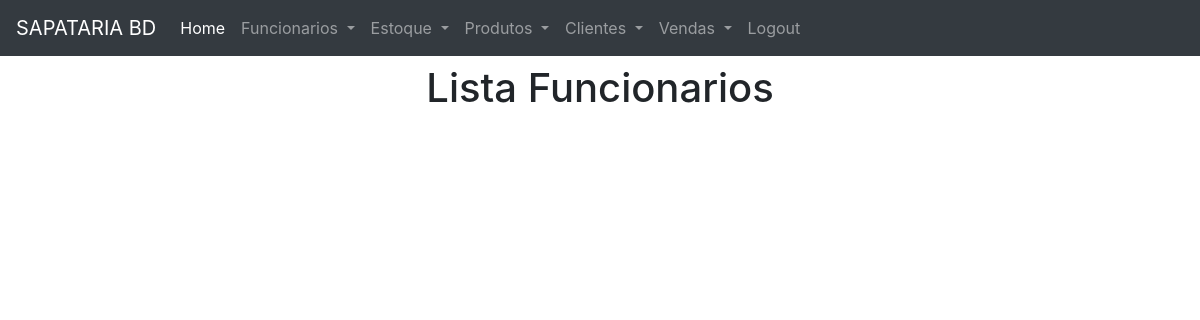
The app's page /funcionario/, older data.
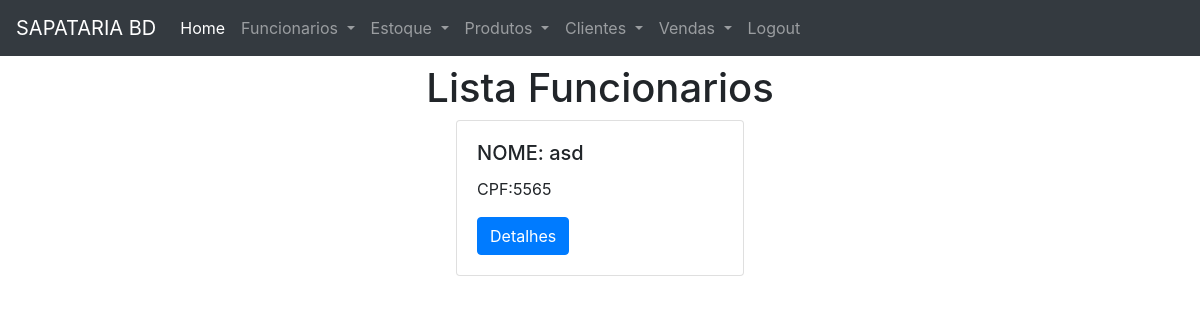
The same page, newer data.
### funcionario/models.py (models this page shows, shortened)
class Funcionario (models.Model):
    pessoa = models.OneToOneField(Pessoa,on_delete=models.CASCADE)
    user = models.OneToOneField(User, on_delete=models.PROTECT)
    quantidade_vendas = models.IntegerField(default=0)
    salario = models.DecimalField(decimal_places=2, max_digits=10, blank=True, null=True)

### pessoa/models.py (models this page shows)
class Pessoa (models.Model):
    nome = models.CharField(max_length=75)
    cpf = models.IntegerField(primary_key=True,null=False,blank=False)
    rua = models.CharField(max_length=50)
    estado = models.CharField(max_length=50)
    cidade = models.CharField(max_length=50)
    cep = models.IntegerField()

### funcionario/views.py (the view)
# urls.py: path('',listaFuncionario, name = 'url_lista_funcionario'),
def listaFuncionario(request):
    data = {}
    data['funcionarios'] = Funcionario.objects.raw('SELECT * FROM funcionario_funcionario')
    return render(request, 'lista_funcionario.html', data)

### funcionario/templates/lista_funcionario.html
{% extends 'base.html' %}
{% block title %} Lista Funcionarios{% endblock %}
{% block content %}
     <div class="row justify-content-around">
        {%for k in funcionarios%}
            <div class="row">
               <div class="card" style="width: 18rem;">
                  <div class="card-body">
                      <h5 class="card-title">NOME: {{ k.pessoa.nome }}</h5>
                      <p class="card-text">CPF:{{ k.pessoa.cpf }}</p>
                    <a href="#" class="btn btn-primary">Detalhes</a>
                  </div>
               </div>
            </div>
        {% endfor %}
    </div>
{% endblock %}

Row changes from the older to the newer data that the page shows:
added Funcionario: pessoa.nome "asd", pessoa.cpf "5565"
